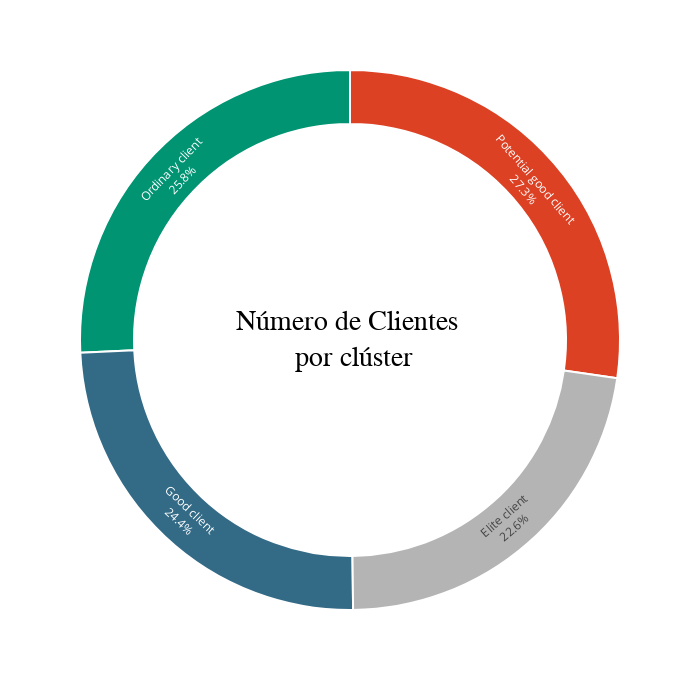

Write notebook code for a chart like this one.
### Markdown cell above
Podemos ver que en $Numero$ $de$ $clusters$ $= 4$ el valor de $WCSS$ deja de disminuir drásticamente.

### Code cell
import plotly.express as px
gmm = GaussianMixture(n_components = 4, covariance_type = 'spherical', max_iter = 3000, random_state = 228).fit(data_clustring)
labels = gmm.predict(data_clustring)

data['Cluster'] = labels
data_re_clust = {
    0: 'Ordinary client',
    1: 'Elite client',
    2: 'Good client',
    3: 'Potential good client'
}
data['Cluster'] = data['Cluster'].map(data_re_clust)


fig = px.pie(data['Cluster'].value_counts().reset_index(), values = 'Cluster', names = 'index', width = 700, height = 700)
fig.update_traces(textposition = 'inside', 
                  textinfo = 'percent + label', 
                  hole = 0.8, 
                  marker = dict(colors = ['#dd4124','#009473', '#336b87', '#b4b4b4'], line = dict(color = 'white', width = 2)),
                  hovertemplate = 'Clientes: %{value}')

fig.update_layout(annotations = [dict(text = 'Número de Clientes <br> por clúster', 
                                      x = 0.5, y = 0.5, font_size = 28, showarrow = False, 
                                      font_family = 'monospace',
                                      font_color = 'black')],
                  showlegend = False)
                  
fig.show()

### Figure 1 — Plotly figure (JSON) as saved in the notebook; plotly's stock layout.template omitted (floating-point values rounded to 4 significant figures)
{"data": [{"domain": {"x": [0, 1], "y": [0, 1]}, "hole": 0.8, "hovertemplate": "Clientes: %{value}", "labels": ["Potential good client", "Ordinary client", "Good client", "Elite client"], "legendgroup": "", "marker": {"colors": ["#dd4124", "#009473", "#336b87", "#b4b4b4"], "line": {"color": "white", "width": 2}}, "name": "", "showlegend": true, "textinfo": "percent+label", "textposition": "inside", "type": "pie", "values": [597, 564, 535, 494]}], "layout": {"annotations": [{"font": {"color": "black", "family": "monospace", "size": 28}, "showarrow": false, "text": "Número de Clientes <br> por clúster", "x": 0.5, "y": 0.5}], "height": 700, "legend": {"tracegroupgap": 0}, "margin": {"t": 60}, "showlegend": false, "width": 700}}
